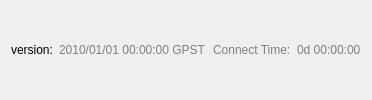
       <widget class="QWidget" name="Panel2" native="true">
        <property name="enabled">
         <bool>true</bool>
        </property>
        <property name="toolTip">
         <string/>
        </property>
        <property name="layoutDirection">
         <enum>Qt::LeftToRight</enum>
        </property>
        <property name="text" stdset="0">
         <string/>
        </property>
        <layout class="QHBoxLayout" name="horizontalLayout">
         <item>
          <widget class="QLabel" name="UgtVersion">
           <property name="text">
            <string>version:</string>
           </property>
          </widget>
         </item>
         <item>
          <widget class="QLabel" name="Time">
           <property name="enabled">
            <bool>true</bool>
           </property>
           <property name="palette">
            <palette>
             <active>
              <colorrole role="WindowText">
               <brush brushstyle="SolidPattern">
                <color alpha="255">
                 <red>128</red>
                 <green>128</green>
                 <blue>128</blue>
                </color>
               </brush>
              </colorrole>
             </active>
             <inactive>
              <colorrole role="WindowText">
               <brush brushstyle="SolidPattern">
                <color alpha="255">
                 <red>128</red>
                 <green>128</green>
                 <blue>128</blue>
                </color>
               </brush>
              </colorrole>
             </inactive>
             <disabled>
              <colorrole role="WindowText">
               <brush brushstyle="SolidPattern">
                <color alpha="255">
                 <red>128</red>
                 <green>128</green>
                 <blue>128</blue>
                </color>
               </brush>
              </colorrole>
             </disabled>
            </palette>
           </property>
           <property name="toolTip">
            <string/>
           </property>
           <property name="text">
            <string>2010/01/01 00:00:00 GPST</string>
           </property>
          </widget>
         </item>
         <item>
          <widget class="QLabel" name="Label8">
           <property name="enabled">
            <bool>true</bool>
           </property>
           <property name="palette">
            <palette>
             <active>
              <colorrole role="WindowText">
               <brush brushstyle="SolidPattern">
                <color alpha="255">
                 <red>128</red>
                 <green>128</green>
                 <blue>128</blue>
                </color>
               </brush>
              </colorrole>
             </active>
             <inactive>
              <colorrole role="WindowText">
               <brush brushstyle="SolidPattern">
                <color alpha="255">
                 <red>128</red>
                 <green>128</green>
                 <blue>128</blue>
                </color>
               </brush>
              </colorrole>
             </inactive>
             <disabled>
              <colorrole role="WindowText">
               <brush brushstyle="SolidPattern">
                <color alpha="255">
                 <red>128</red>
                 <green>128</green>
                 <blue>128</blue>
                </color>
               </brush>
              </colorrole>
             </disabled>
            </palette>
           </property>
           <property name="toolTip">
            <string/>
           </property>
           <property name="text">
            <string>Connect Time:</string>
           </property>
          </widget>
         </item>
         <item>
          <widget class="QLabel" name="ConTime">
           <property name="enabled">
            <bool>true</bool>
           </property>
           <property name="palette">
            <palette>
             <active>
              <colorrole role="WindowText">
               <brush brushstyle="SolidPattern">
                <color alpha="255">
                 <red>128</red>
                 <green>128</green>
                 <blue>128</blue>
                </color>
               </brush>
              </colorrole>
             </active>
             <inactive>
              <colorrole role="WindowText">
               <brush brushstyle="SolidPattern">
                <color alpha="255">
                 <red>128</red>
                 <green>128</green>
                 <blue>128</blue>
                </color>
               </brush>
              </colorrole>
             </inactive>
             <disabled>
              <colorrole role="WindowText">
               <brush brushstyle="SolidPattern">
                <color alpha="255">
                 <red>128</red>
                 <green>128</green>
                 <blue>128</blue>
                </color>
               </brush>
              </colorrole>
             </disabled>
            </palette>
           </property>
           <property name="toolTip">
            <string/>
           </property>
           <property name="text">
            <string>0d 00:00:00</string>
           </property>
          </widget>
         </item>
        </layout>
       </widget>
